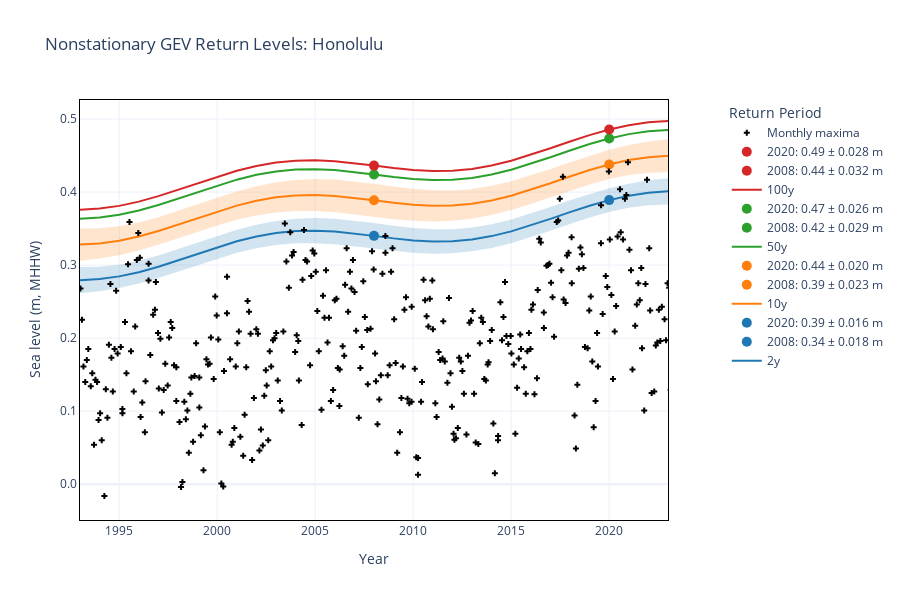

The notebook cell saved with this chart:
### Markdown cell above
We can also make it interactive.

### Code cell
#The mean of the location parameter should be the mean of the monthly maxima
meanmaxSL = w_cvte2[1]-STNDtoMHHW
#The standard deviation should be the standard deviation of the monthly maxima  
rangemaxSL = w_cvte2[2]
fig = plotting.plotTimeDependentReturnValue_plotly(stationID, 
                                                   STNDtoMHHW, 
                                                   dirs['model_output_dir'], 
                                                   station_name, 
                                                   mm, 
                                                   year0plot, 
                                                   meanmaxSL, 
                                                   rangemaxSL,
                                                   specModel='RL_muN.nc')

### Figure 1 — Plotly figure (JSON) as saved in the notebook; plotly's stock layout.template omitted (floating-point values rounded to 4 significant figures; data arrays with more than 128 entries replaced by an {"elided": "..."} marker saying what was removed)
{"data": [{"hovertemplate": "%{x:.0f}: %{y:.3f} m", "line": {"color": "#1f77b4", "width": 2}, "mode": "lines", "name": "2y", "type": "scatter", "x": [1993.0, 1994.0, 1995.0, 1996.0, 1997.0, 1998.0, 1999.0, 2000.0, 2001.0, 2002.0, 2003.0, 2004.0, 2005.0, 2006.0, 2007.0, 2008.0, 2009.0, 2010.0, 2011.0, 2012.0, 2013.0, 2014.0, 2015.0, 2016.0, 2017.0, 2018.0, 2019.0, 2020.0, 2021.0, 2022.0, 2023.0, 2024.0], "y": [0.2794, 0.2809, 0.2846, 0.2903, 0.2978, 0.3064, 0.3155, 0.3244, 0.3325, 0.3392, 0.344, 0.3466, 0.3472, 0.3459, 0.3433, 0.34, 0.3366, 0.3338, 0.3324, 0.3327, 0.3351, 0.3397, 0.3462, 0.3543, 0.3632, 0.3725, 0.3813, 0.389, 0.395, 0.399, 0.401, 0.4008]}, {"hovertemplate": "%{x:.0f}: %{y:.3f} m", "marker": {"color": "#1f77b4", "size": 10}, "mode": "markers+text", "name": "2008: 0.34 ± 0.018 m", "textposition": "top right", "type": "scatter", "x": [2008], "y": [0.34]}, {"hovertemplate": "%{x:.0f}: %{y:.3f} m", "marker": {"color": "#1f77b4", "size": 10}, "mode": "markers+text", "name": "2020: 0.39 ± 0.016 m", "textposition": "top right", "type": "scatter", "x": [2020], "y": [0.389]}, {"hovertemplate": "%{x:.0f}: %{y:.3f} m", "line": {"color": "#ff7f0e", "width": 2}, "mode": "lines", "name": "10y", "type": "scatter", "x": [1993.0, 1994.0, 1995.0, 1996.0, 1997.0, 1998.0, 1999.0, 2000.0, 2001.0, 2002.0, 2003.0, 2004.0, 2005.0, 2006.0, 2007.0, 2008.0, 2009.0, 2010.0, 2011.0, 2012.0, 2013.0, 2014.0, 2015.0, 2016.0, 2017.0, 2018.0, 2019.0, 2020.0, 2021.0, 2022.0, 2023.0, 2024.0], "y": [0.3281, 0.3297, 0.3334, 0.3392, 0.3466, 0.3553, 0.3644, 0.3733, 0.3814, 0.388, 0.3928, 0.3954, 0.3959, 0.3946, 0.392, 0.3887, 0.3853, 0.3825, 0.3811, 0.3815, 0.3839, 0.3885, 0.3951, 0.4031, 0.4121, 0.4214, 0.4302, 0.4378, 0.4438, 0.4478, 0.4497, 0.4495]}, {"hovertemplate": "%{x:.0f}: %{y:.3f} m", "marker": {"color": "#ff7f0e", "size": 10}, "mode": "markers+text", "name": "2008: 0.39 ± 0.023 m", "textposition": "top right", "type": "scatter", "x": [2008], "y": [0.3887]}, {"hovertemplate": "%{x:.0f}: %{y:.3f} m", "marker": {"color": "#ff7f0e", "size": 10}, "mode": "markers+text", "name": "2020: 0.44 ± 0.020 m", "textposition": "top right", "type": "scatter", "x": [2020], "y": [0.4378]}, {"hovertemplate": "%{x:.0f}: %{y:.3f} m", "line": {"color": "#2ca02c", "width": 2}, "mode": "lines", "name": "50y", "type": "scatter", "x": [1993.0, 1994.0, 1995.0, 1996.0, 1997.0, 1998.0, 1999.0, 2000.0, 2001.0, 2002.0, 2003.0, 2004.0, 2005.0, 2006.0, 2007.0, 2008.0, 2009.0, 2010.0, 2011.0, 2012.0, 2013.0, 2014.0, 2015.0, 2016.0, 2017.0, 2018.0, 2019.0, 2020.0, 2021.0, 2022.0, 2023.0, 2024.0], "y": [0.3636, 0.3652, 0.3689, 0.3747, 0.3822, 0.3909, 0.4, 0.4089, 0.417, 0.4236, 0.4283, 0.4308, 0.4314, 0.4301, 0.4274, 0.4241, 0.4207, 0.4179, 0.4165, 0.4169, 0.4194, 0.424, 0.4306, 0.4387, 0.4477, 0.457, 0.4658, 0.4734, 0.4793, 0.4833, 0.4851, 0.4849]}, {"hovertemplate": "%{x:.0f}: %{y:.3f} m", "marker": {"color": "#2ca02c", "size": 10}, "mode": "markers+text", "name": "2008: 0.42 ± 0.029 m", "textposition": "top right", "type": "scatter", "x": [2008], "y": [0.4241]}, {"hovertemplate": "%{x:.0f}: %{y:.3f} m", "marker": {"color": "#2ca02c", "size": 10}, "mode": "markers+text", "name": "2020: 0.47 ± 0.026 m", "textposition": "top right", "type": "scatter", "x": [2020], "y": [0.4734]}, {"hovertemplate": "%{x:.0f}: %{y:.3f} m", "line": {"color": "#d62728", "width": 2}, "mode": "lines", "name": "100y", "type": "scatter", "x": [1993.0, 1994.0, 1995.0, 1996.0, 1997.0, 1998.0, 1999.0, 2000.0, 2001.0, 2002.0, 2003.0, 2004.0, 2005.0, 2006.0, 2007.0, 2008.0, 2009.0, 2010.0, 2011.0, 2012.0, 2013.0, 2014.0, 2015.0, 2016.0, 2017.0, 2018.0, 2019.0, 2020.0, 2021.0, 2022.0, 2023.0, 2024.0], "y": [0.3758, 0.3774, 0.3811, 0.3869, 0.3944, 0.4031, 0.4123, 0.4212, 0.4292, 0.4358, 0.4405, 0.443, 0.4435, 0.4422, 0.4396, 0.4362, 0.4328, 0.4301, 0.4287, 0.4291, 0.4316, 0.4363, 0.4428, 0.4509, 0.46, 0.4692, 0.478, 0.4856, 0.4915, 0.4955, 0.4973, 0.4971]}, {"hovertemplate": "%{x:.0f}: %{y:.3f} m", "marker": {"color": "#d62728", "size": 10}, "mode": "markers+text", "name": "2008: 0.44 ± 0.032 m", "textposition": "top right", "type": "scatter", "x": [2008], "y": [0.4362]}, {"hovertemplate": "%{x:.0f}: %{y:.3f} m", "marker": {"color": "#d62728", "size": 10}, "mode": "markers+text", "name": "2020: 0.49 ± 0.028 m", "textposition": "top right", "type": "scatter", "x": [2020], "y": [0.4856]}, {"fillcolor": "rgba(31.0, 119.0, 180.0, 0.2)", "hoverlabel": {"bgcolor": "rgba(31.0, 119.0, 180.0, 0.2)", "font": {"color": "#1f77b4"}}, "hovertemplate": "%{x:.0f}: %{y:.3f} m", "line": {"color": "rgba(31.0, 119.0, 180.0, 0)"}, "mode": "lines", "name": "Upper Confidence Interval", "showlegend": false, "type": "scatter", "x": [1993.0, 1994.0, 1995.0, 1996.0, 1997.0, 1998.0, 1999.0, 2000.0, 2001.0, 2002.0, 2003.0, 2004.0, 2005.0, 2006.0, 2007.0, 2008.0, 2009.0, 2010.0, 2011.0, 2012.0, 2013.0, 2014.0, 2015.0, 2016.0, 2017.0, 2018.0, 2019.0, 2020.0, 2021.0, 2022.0, 2023.0, 2024.0], "y": [0.2973, 0.2977, 0.3005, 0.3059, 0.3131, 0.3218, 0.331, 0.3401, 0.3483, 0.3552, 0.3603, 0.3634, 0.3644, 0.3635, 0.361, 0.3577, 0.354, 0.3509, 0.3491, 0.3491, 0.3514, 0.356, 0.3625, 0.3706, 0.3796, 0.3888, 0.3975, 0.4052, 0.4115, 0.4162, 0.419, 0.42]}, {"fill": "tonexty", "fillcolor": "rgba(31.0, 119.0, 180.0, 0.2)", "hoverlabel": {"bgcolor": "rgba(31.0, 119.0, 180.0, 0.2)", "font": {"color": "#1f77b4"}}, "hovertemplate": "%{x:.0f}: %{y:.3f} m", "line": {"color": "rgba(31.0, 119.0, 180.0, 0)"}, "mode": "lines", "name": "Lower Confidence Interval", "showlegend": false, "type": "scatter", "x": [1993.0, 1994.0, 1995.0, 1996.0, 1997.0, 1998.0, 1999.0, 2000.0, 2001.0, 2002.0, 2003.0, 2004.0, 2005.0, 2006.0, 2007.0, 2008.0, 2009.0, 2010.0, 2011.0, 2012.0, 2013.0, 2014.0, 2015.0, 2016.0, 2017.0, 2018.0, 2019.0, 2020.0, 2021.0, 2022.0, 2023.0, 2024.0], "y": [0.2615, 0.2641, 0.2686, 0.2748, 0.2824, 0.291, 0.3, 0.3088, 0.3168, 0.3232, 0.3276, 0.3298, 0.33, 0.3284, 0.3256, 0.3223, 0.3192, 0.3168, 0.3157, 0.3163, 0.3189, 0.3235, 0.3299, 0.3379, 0.3469, 0.3562, 0.3651, 0.3728, 0.3785, 0.3819, 0.3829, 0.3815]}, {"fillcolor": "rgba(255.0, 127.0, 14.0, 0.2)", "hoverlabel": {"bgcolor": "rgba(255.0, 127.0, 14.0, 0.2)", "font": {"color": "#ff7f0e"}}, "hovertemplate": "%{x:.0f}: %{y:.3f} m", "line": {"color": "rgba(255.0, 127.0, 14.0, 0)"}, "mode": "lines", "name": "Upper Confidence Interval", "showlegend": false, "type": "scatter", "x": [1993.0, 1994.0, 1995.0, 1996.0, 1997.0, 1998.0, 1999.0, 2000.0, 2001.0, 2002.0, 2003.0, 2004.0, 2005.0, 2006.0, 2007.0, 2008.0, 2009.0, 2010.0, 2011.0, 2012.0, 2013.0, 2014.0, 2015.0, 2016.0, 2017.0, 2018.0, 2019.0, 2020.0, 2021.0, 2022.0, 2023.0, 2024.0], "y": [0.3502, 0.3504, 0.3531, 0.3583, 0.3654, 0.3739, 0.3832, 0.3924, 0.4008, 0.408, 0.4133, 0.4166, 0.4178, 0.417, 0.4147, 0.4114, 0.4077, 0.4044, 0.4024, 0.4022, 0.4042, 0.4085, 0.4148, 0.4228, 0.4317, 0.4409, 0.4498, 0.4578, 0.4644, 0.4693, 0.4722, 0.4732]}, {"fill": "tonexty", "fillcolor": "rgba(255.0, 127.0, 14.0, 0.2)", "hoverlabel": {"bgcolor": "rgba(255.0, 127.0, 14.0, 0.2)", "font": {"color": "#ff7f0e"}}, "hovertemplate": "%{x:.0f}: %{y:.3f} m", "line": {"color": "rgba(255.0, 127.0, 14.0, 0)"}, "mode": "lines", "name": "Lower Confidence Interval", "showlegend": false, "type": "scatter", "x": [1993.0, 1994.0, 1995.0, 1996.0, 1997.0, 1998.0, 1999.0, 2000.0, 2001.0, 2002.0, 2003.0, 2004.0, 2005.0, 2006.0, 2007.0, 2008.0, 2009.0, 2010.0, 2011.0, 2012.0, 2013.0, 2014.0, 2015.0, 2016.0, 2017.0, 2018.0, 2019.0, 2020.0, 2021.0, 2022.0, 2023.0, 2024.0], "y": [0.3061, 0.3089, 0.3136, 0.3201, 0.3279, 0.3366, 0.3457, 0.3543, 0.362, 0.3681, 0.3722, 0.3741, 0.374, 0.3722, 0.3693, 0.366, 0.3629, 0.3606, 0.3598, 0.3607, 0.3636, 0.3686, 0.3753, 0.3835, 0.3926, 0.4018, 0.4105, 0.4178, 0.4232, 0.4264, 0.4271, 0.4258]}, {"hovertemplate": "%{x:.0f}: %{y:.3f} m", "marker": {"color": "black", "size": 5, "symbol": "cross"}, "mode": "markers", "name": "Monthly maxima", "type": "scatter", "x": {"elided": "384 float values"}, "y": {"elided": "384 float values"}}], "layout": {"height": 600, "legend": {"title": {"text": "Return Period"}, "x": 1.1, "y": 1}, "title": {"text": "Nonstationary GEV Return Levels: Honolulu"}, "width": 900, "xaxis": {"linecolor": "black", "mirror": true, "range": [1993, 2023], "showline": true, "tickformat": ".0f", "title": {"text": "Year"}}, "yaxis": {"linecolor": "black", "mirror": true, "range": [[0.09534], [0.1722]], "showline": true, "tickformat": ".1f", "title": {"text": "Sea level (m, MHHW)"}}}}
